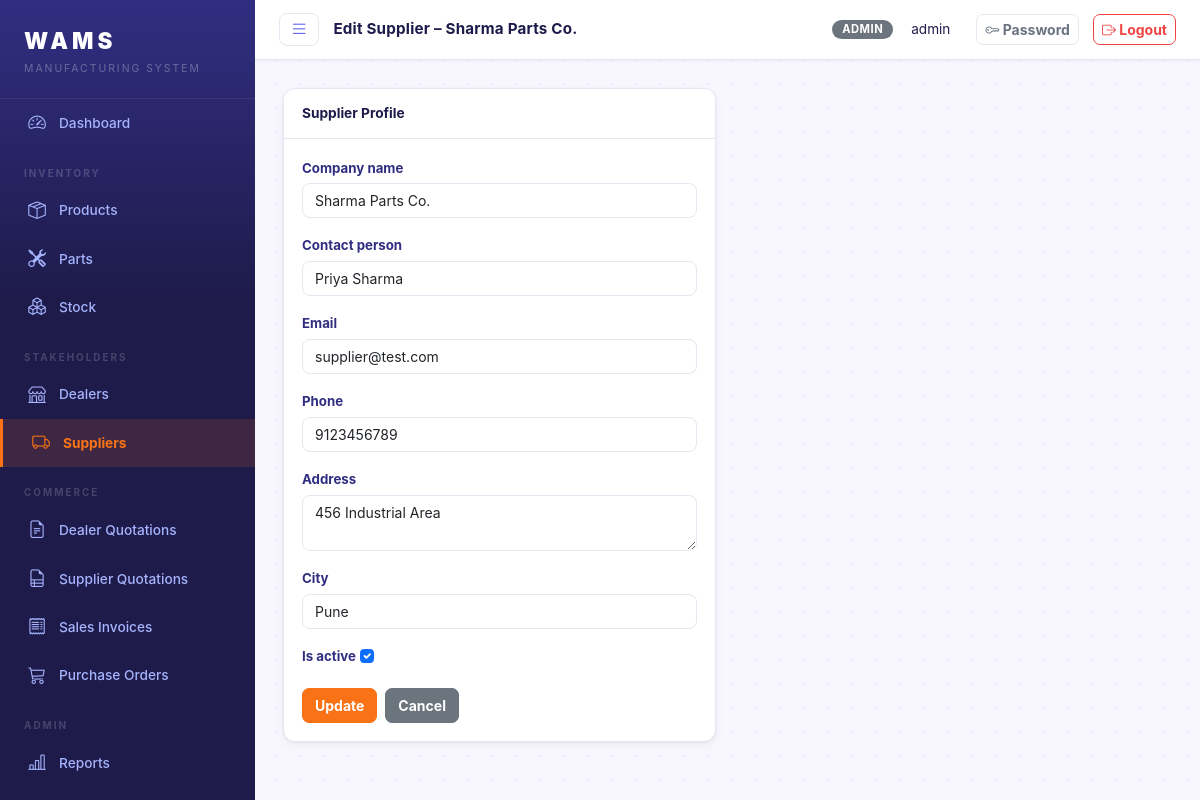
Before: /suppliers/1/edit/ (signed in) with the older database file.
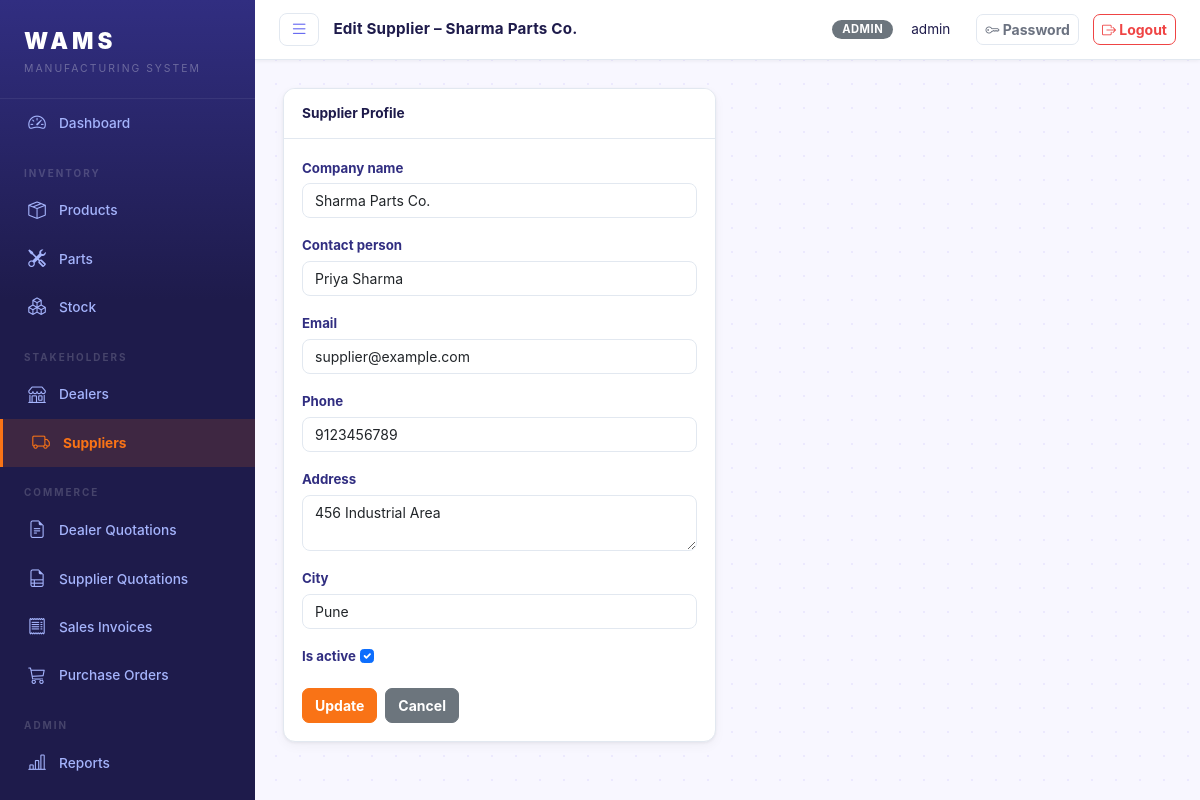
After: the same page with the newer database file.
### core/models.py (models this page shows, shortened)
class Supplier(models.Model):
    user = models.OneToOneField(User, on_delete=models.CASCADE, related_name='supplier_profile')
    company_name = models.CharField(max_length=200)
    contact_person = models.CharField(max_length=100)
    email = models.EmailField()
    phone = models.CharField(max_length=20)
    address = models.TextField()
    city = models.CharField(max_length=100)
    is_active = models.BooleanField(default=True)
    created_at = models.DateTimeField(auto_now_add=True)
    class Meta:
        ordering = ['company_name']

### core/views.py (the view)
# urls.py: path('suppliers/<int:pk>/edit/', views.supplier_update, name='supplier_update'),
@login_required
@admin_required
def supplier_update(request, pk):
    supplier = get_object_or_404(Supplier, pk=pk)
    form = SupplierForm(request.POST or None, instance=supplier)
    if request.method == 'POST' and form.is_valid():
        form.save()
        messages.success(request, 'Supplier updated.')
        return redirect('supplier_list')
    return render(request, 'core/suppliers/edit_form.html', {'form': form, 'supplier': supplier})

### core/forms.py
class SupplierForm(forms.ModelForm):
    class Meta:
        model = Supplier
        fields = ['company_name', 'contact_person', 'email', 'phone', 'address', 'city', 'is_active']
        widgets = {
            'company_name': forms.TextInput(attrs=FORM_CONTROL),
            'contact_person': forms.TextInput(attrs=FORM_CONTROL),
            'email': forms.EmailInput(attrs=FORM_CONTROL),
            'phone': forms.TextInput(attrs=FORM_CONTROL),
            'address': forms.Textarea(attrs={**FORM_CONTROL, 'rows': 2}),
            'city': forms.TextInput(attrs=FORM_CONTROL),
            'is_active': forms.CheckboxInput(attrs=FORM_CHECK),
        }

### templates/core/suppliers/edit_form.html (shortened to what this page needs)
{% extends 'base.html' %}
{% block page_title %}Edit Supplier – {{ supplier.company_name }}{% endblock %}
{% block content %}
<div class="row">
  <div class="col-lg-6">
    <div class="card">
      <div class="card-header">Supplier Profile</div>
      <div class="card-body">
        <form method="post">
          {% for field in form %}
          <div class="mb-3">
            <label class="form-label">{{ field.label }}</label>
            {{ field }}
          </div>
          {% endfor %}
          <div class="d-flex gap-2 mt-2">
            <button type="submit" class="btn btn-primary">Update</button>
            <a href="{% url 'supplier_list' %}" class="btn btn-secondary">Cancel</a>
          </div>
        </form>
      </div>
    </div>
  </div>
</div>
{% endblock %}

Changed rows visible on the page:
changed Supplier "Sharma Parts Co.": email "supplier@test.com" → "supplier@example.com"
